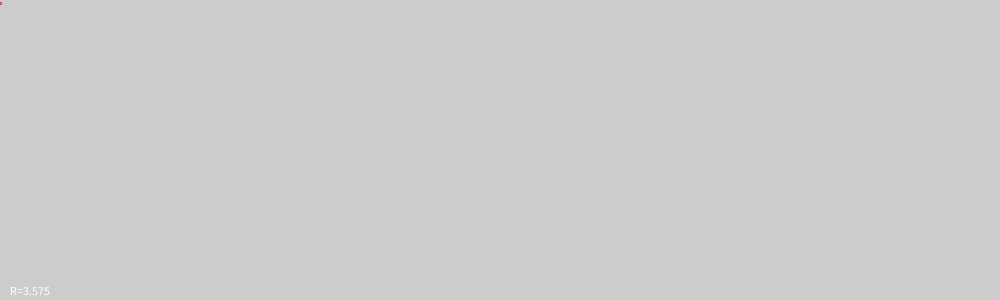
Frame 1 (no input)
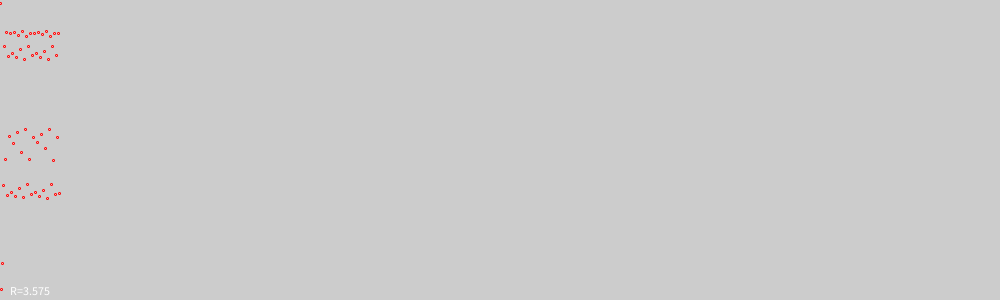
Frame 60 (the mouse pressed at the canvas centre just before this capture)
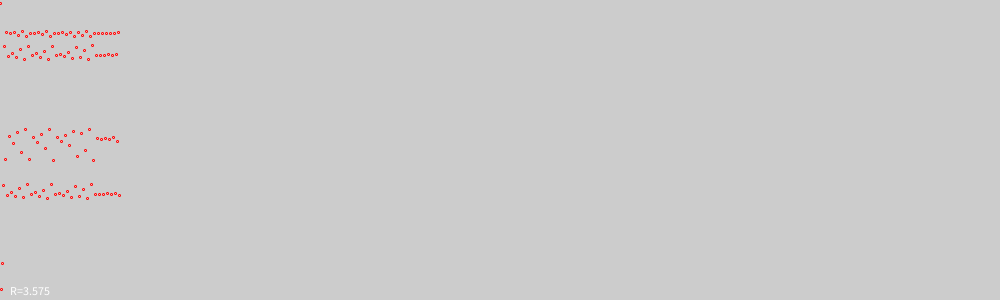
Frame 120 (the mouse held since frame 60 and released just before this capture)

The Processing sketch that drew these frames (run headless with seeded random() and noise(); from frame 60 on, the mouse is pressed at the canvas centre):

// Processing sketch: logistic_gr_if_colors_animated
// ── logistic_gr_if_colors_animated.pde
/** Logistic iteration - with procedures */

float R=3.575;  //Range from 0..4
float X=0.99;   //Range 0..1!

void setup() // modifies global R,X
{
  size(1000,300);
  
  //checking the range of R
  if( R >= 4.0 ) { 
    R=4.0; println("R is too big!"); 
  }
  if( R <= 0.0 ) { 
    R=0.0; println("R is too small!"); 
  }
  println("Current R=",R);
     
  if( X > 1.0 ) println("X is too big!");
  if( X < 0.0 ) println("X is too small!");
  
  text("R="+R,10,height-5);
  stroke(255,0,0); //In RED!
}


int t=0; ///< 't' means "time". Is global because value should be kept between `draw` calls.

void draw() // uses global t,X
{
  if(t>width) return; //Nothing more to do!
  
  println(t,X);
  //point(t,height-X*height); //Visualise as a point
  ellipse(t,height-X*height,2,2);
  X=R*X*(1-X); //Calculate next iteration

  t++; //INCREMENTATION!!!
}

/// @date 2026-10-07 ( → https://github.com/borkowsk/bookProcessingEN)
